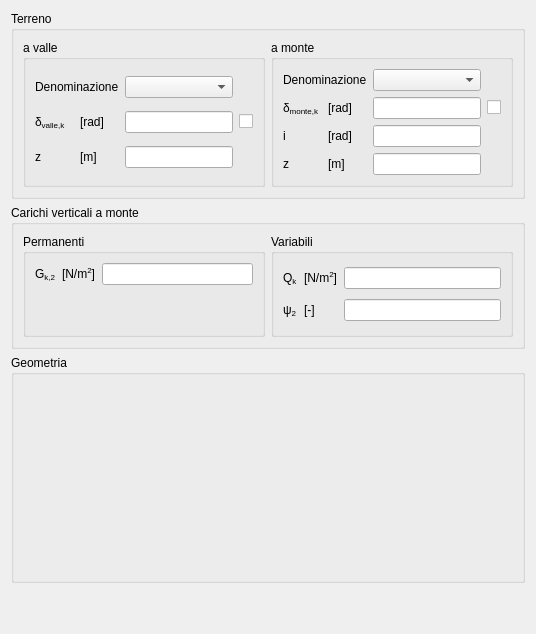
         <widget class="QWidget" name="inputTab">
          <attribute name="title">
           <string>Dati di Input</string>
          </attribute>
          <layout class="QGridLayout" name="gridLayout_23">
           <item row="2" column="0">
            <widget class="QGroupBox" name="geometryGBox">
             <property name="sizePolicy">
              <sizepolicy hsizetype="Preferred" vsizetype="Fixed">
               <horstretch>0</horstretch>
               <verstretch>0</verstretch>
              </sizepolicy>
             </property>
             <property name="title">
              <string>Geometria</string>
             </property>
             <layout class="QGridLayout" name="gridLayout_20">
              <item row="0" column="0">
               <spacer name="geometryRightVSpacer">
                <property name="orientation">
                 <enum>Qt::Vertical</enum>
                </property>
                <property name="sizeHint" stdset="0">
                 <size>
                  <width>220</width>
                  <height>187</height>
                 </size>
                </property>
               </spacer>
              </item>
             </layout>
            </widget>
           </item>
           <item row="5" column="0">
            <spacer name="verticalSpacer">
             <property name="orientation">
              <enum>Qt::Vertical</enum>
             </property>
             <property name="sizeHint" stdset="0">
              <size>
               <width>20</width>
               <height>40</height>
              </size>
             </property>
            </spacer>
           </item>
           <item row="0" column="0">
            <widget class="QGroupBox" name="soilGBox">
             <property name="sizePolicy">
              <sizepolicy hsizetype="Preferred" vsizetype="Fixed">
               <horstretch>0</horstretch>
               <verstretch>0</verstretch>
              </sizepolicy>
             </property>
             <property name="title">
              <string>Terreno</string>
             </property>
             <layout class="QGridLayout" name="gridLayout_34">
              <item row="0" column="0">
               <widget class="QGroupBox" name="soilDownGBox">
                <property name="title">
                 <string>a valle</string>
                </property>
                <layout class="QGridLayout" name="gridLayout_33">
                 <item row="0" column="0" colspan="2">
                  <widget class="QLabel" name="soliDownNameLabel">
                   <property name="text">
                    <string>Denominazione</string>
                   </property>
                  </widget>
                 </item>
                 <item row="0" column="2">
                  <widget class="QComboBox" name="soilDownNameComboBox"/>
                 </item>
                 <item row="2" column="0">
                  <widget class="QLabelRichName" name="soilDownZLabel">
                   <property name="text">
                    <string>&lt;html&gt;&lt;/head&gt;
&lt;body&gt;
z&lt;/body&gt;&lt;/html&gt;</string>
                   </property>
                  </widget>
                 </item>
                 <item row="2" column="1">
                  <widget class="QLabelUnitMeasure" name="soilDownZUMLabel">
                   <property name="text">
                    <string>[m]</string>
                   </property>
                  </widget>
                 </item>
                 <item row="2" column="2">
                  <widget class="QLineEditValue" name="soilDownZLEdit"/>
                 </item>
                 <item row="1" column="2">
                  <widget class="QLineEditValue" name="soilDownDeltaLEdit"/>
                 </item>
                 <item row="1" column="0">
                  <widget class="QLabelRichName" name="soilDownDeltaLabel">
                   <property name="text">
                    <string>&lt;html&gt;&lt;/head&gt;
&lt;body&gt;
δ&lt;span style=&quot; vertical-align:sub;&quot;&gt;valle,k&lt;/span&gt;&lt;/body&gt;&lt;/html&gt;</string>
                   </property>
                  </widget>
                 </item>
                 <item row="1" column="1">
                  <widget class="QLabelUnitMeasure" name="soilDownDeltaUMLabel">
                   <property name="text">
                    <string>[rad]</string>
                   </property>
                  </widget>
                 </item>
                 <item row="1" column="3">
                  <widget class="QCheckBoxReadOnly" name="soilDownDeltaCheckBox">
                   <property name="text">
                    <string/>
                   </property>
                  </widget>
                 </item>
                </layout>
               </widget>
              </item>
              <item row="0" column="1">
               <widget class="QGroupBox" name="soilUpGBox">
                <property name="title">
                 <string>a monte</string>
                </property>
                <layout class="QGridLayout" name="gridLayout_14">
                 <item row="0" column="0" colspan="2">
                  <widget class="QLabel" name="soilUpNameLabel">
                   <property name="text">
                    <string>Denominazione</string>
                   </property>
                  </widget>
                 </item>
                 <item row="0" column="2">
                  <widget class="QComboBox" name="soilUpNameComboBox"/>
                 </item>
                 <item row="1" column="0">
                  <widget class="QLabelRichName" name="soilUpDeltaLabel">
                   <property name="text">
                    <string>&lt;html&gt;&lt;/head&gt;
&lt;body&gt;
δ&lt;span style=&quot; vertical-align:sub;&quot;&gt;monte,k&lt;/span&gt;&lt;/body&gt;&lt;/html&gt;</string>
                   </property>
                  </widget>
                 </item>
                 <item row="1" column="1">
                  <widget class="QLabelUnitMeasure" name="soilUpDeltaUMLabel">
                   <property name="text">
                    <string>[rad]</string>
                   </property>
                  </widget>
                 </item>
                 <item row="1" column="2">
                  <widget class="QLineEditValue" name="soilUpDeltaLEdit"/>
                 </item>
                 <item row="1" column="3">
                  <widget class="QCheckBoxReadOnly" name="soilUpDeltaCheckBox">
                   <property name="text">
                    <string/>
                   </property>
                  </widget>
                 </item>
                 <item row="2" column="2">
                  <widget class="QLineEditValue" name="soilUpILEdit"/>
                 </item>
                 <item row="2" column="0">
                  <widget class="QLabelRichName" name="soilUpILabel">
                   <property name="text">
                    <string>i</string>
                   </property>
                  </widget>
                 </item>
                 <item row="2" column="1">
                  <widget class="QLabelUnitMeasure" name="soilUpIUMLabel">
                   <property name="text">
                    <string>[rad]</string>
                   </property>
                  </widget>
                 </item>
                 <item row="3" column="0">
                  <widget class="QLabelRichName" name="soilUpZLabel">
                   <property name="text">
                    <string>&lt;html&gt;&lt;/head&gt;
&lt;body&gt;
z&lt;/body&gt;&lt;/html&gt;</string>
                   </property>
                  </widget>
                 </item>
                 <item row="3" column="1">
                  <widget class="QLabelUnitMeasure" name="soilUpZUMLabel">
                   <property name="text">
                    <string>[m]</string>
                   </property>
                  </widget>
                 </item>
                 <item row="3" column="2">
                  <widget class="QLineEditValue" name="soilUpZLEdit"/>
                 </item>
                </layout>
               </widget>
              </item>
             </layout>
            </widget>
           </item>
           <item row="1" column="0">
            <widget class="QGroupBox" name="loadGBox">
             <property name="sizePolicy">
              <sizepolicy hsizetype="Preferred" vsizetype="Fixed">
               <horstretch>0</horstretch>
               <verstretch>0</verstretch>
              </sizepolicy>
             </property>
             <property name="title">
              <string>Carichi verticali a monte</string>
             </property>
             <layout class="QGridLayout" name="gridLayout_27">
              <item row="0" column="1">
               <widget class="QGroupBox" name="QkGBox">
                <property name="title">
                 <string>Variabili</string>
                </property>
                <layout class="QGridLayout" name="gridLayout_28">
                 <item row="0" column="0">
                  <widget class="QLabelRichName" name="QkLabel">
                   <property name="text">
                    <string>&lt;html&gt;&lt;/head&gt;
&lt;body&gt;
Q&lt;/span&gt;&lt;span style=&quot; vertical-align:sub;&quot;&gt;k&lt;/span&gt;&lt;/body&gt;&lt;/html&gt;</string>
                   </property>
                  </widget>
                 </item>
                 <item row="0" column="1">
                  <widget class="QLabelUnitMeasure" name="QkUMLabel">
                   <property name="text">
                    <string>&lt;html&gt;&lt;/head&gt;
&lt;body&gt;
[N/m&lt;span style=&quot; vertical-align:super;&quot;&gt;2&lt;/span&gt;]&lt;/body&gt;&lt;/html&gt;</string>
                   </property>
                  </widget>
                 </item>
                 <item row="0" column="2">
                  <widget class="QLineEditValue" name="QkLEdit"/>
                 </item>
                 <item row="1" column="1">
                  <widget class="QLabelUnitMeasure" name="psi2QUMLabel">
                   <property name="text">
                    <string>&lt;html&gt;&lt;/head&gt;
&lt;body&gt;
[-]&lt;/body&gt;&lt;/html&gt;</string>
                   </property>
                  </widget>
                 </item>
                 <item row="1" column="0">
                  <widget class="QLabelRichName" name="psi2QLabel">
                   <property name="text">
                    <string>&lt;html&gt;&lt;/head&gt;
&lt;body&gt;
ψ&lt;/span&gt;&lt;span style=&quot; vertical-align:sub;&quot;&gt;2&lt;/span&gt;&lt;/body&gt;&lt;/html&gt;</string>
                   </property>
                  </widget>
                 </item>
                 <item row="1" column="2">
                  <widget class="QLineEditValue" name="psi2QLEdit"/>
                 </item>
                </layout>
               </widget>
              </item>
              <item row="0" column="0">
               <widget class="QGroupBox" name="Gk2GBox">
                <property name="title">
                 <string>Permanenti</string>
                </property>
                <layout class="QGridLayout" name="gridLayout_29">
                 <item row="0" column="0">
                  <widget class="QLabelRichName" name="Gk2Label">
                   <property name="text">
                    <string>&lt;html&gt;&lt;/head&gt;
&lt;body&gt;
G&lt;/span&gt;&lt;span style=&quot; vertical-align:sub;&quot;&gt;k,2&lt;/span&gt;&lt;/body&gt;&lt;/html&gt;</string>
                   </property>
                  </widget>
                 </item>
                 <item row="0" column="1">
                  <widget class="QLabelUnitMeasure" name="Gk2UMLabel">
                   <property name="text">
                    <string>&lt;html&gt;&lt;/head&gt;
&lt;body&gt;
[N/m&lt;span style=&quot; vertical-align:super;&quot;&gt;2&lt;/span&gt;]&lt;/body&gt;&lt;/html&gt;</string>
                   </property>
                  </widget>
                 </item>
                 <item row="0" column="2">
                  <widget class="QLineEditValue" name="Gk2LEdit"/>
                 </item>
                 <item row="1" column="0" colspan="3">
                  <spacer name="verticalSpacer_8">
                   <property name="orientation">
                    <enum>Qt::Vertical</enum>
                   </property>
                   <property name="sizeHint" stdset="0">
                    <size>
                     <width>20</width>
                     <height>40</height>
                    </size>
                   </property>
                  </spacer>
                 </item>
                </layout>
               </widget>
              </item>
             </layout>
            </widget>
           </item>
          </layout>
         </widget>
